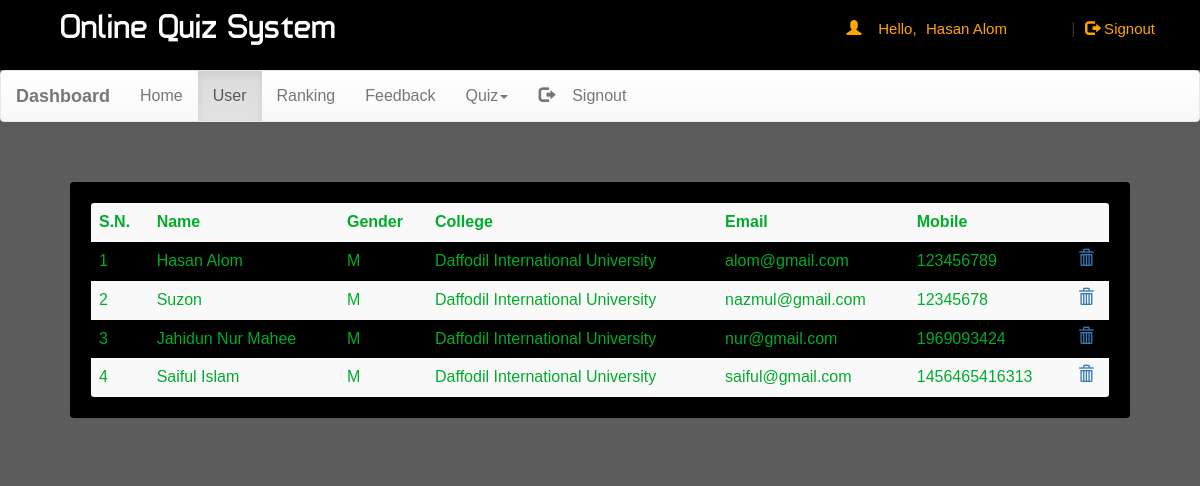
The app's page /dash.php?q=1 (signed in) with its own data.
### tables this page shows
CREATE TABLE `user` (
  `name` varchar(50) NOT NULL,
  `gender` varchar(5) NOT NULL,
  `college` varchar(100) NOT NULL,
  `email` varchar(50) NOT NULL,
  `mob` bigint(20) NOT NULL,
  `password` varchar(50) NOT NULL
);

### dash.php (the view, shortened to what this page needs)
<!DOCTYPE html PUBLIC "-//W3C//DTD XHTML 1.0 Transitional//EN" "http://www.w3.org/TR/xhtml1/DTD/xhtml1-transitional.dtd">
<html xmlns="http://www.w3.org/1999/xhtml">
<head>
<link  rel="stylesheet" href="css/bootstrap.min.css"/>
 <link  rel="stylesheet" href="css/bootstrap-theme.min.css"/>
 <link rel="stylesheet" href="css/main.css">
 <link  rel="stylesheet" href="css/font.css">
</head>
<body  style="background:#5d5d5d;">
<div class="header">
<div class="row">
<div class="col-lg-6">
<span class="logo">Online Quiz System</span></div>
<?php
 include_once 'dbConnection.php';
  if(!(isset($_SESSION['email']))){
header("location:index.php");
}
else
{
$name = $_SESSION['name'];;
echo '<span class="pull-right top title1" ><span class="log1"><span class="glyphicon glyphicon-user" aria-hidden="true"></span>&nbsp;&nbsp;&nbsp;&nbsp;Hello,</span> <a href="account.php" class="log log1">'.$name.'</a>&nbsp;|&nbsp;<a href="logout.php?q=account.php" class="log"><span class="glyphicon glyphicon-log-out" aria-hidden="true"></span>&nbsp;Signout</button></a></span>';
}?>
</div></div>
<nav class="navbar navbar-default title1">
  <div class="container-fluid">
    <div class="navbar-header">
      <a class="navbar-brand" href="dash.php?q=0"><b>Dashboard</b></a>
    </div>
    <div class="collapse navbar-collapse" id="bs-example-navbar-collapse-1">
      <ul class="nav navbar-nav">
        <li <?php if(@$_GET['q']==0) echo'class="active"'; ?>><a href="dash.php?q=0">Home<span class="sr-only">(current)</span></a></li>
        <li <?php if(@$_GET['q']==1) echo'class="active"'; ?>><a href="dash.php?q=1">User</a></li>
		<li <?php if(@$_GET['q']==2) echo'class="active"'; ?>><a href="dash.php?q=2">Ranking</a></li>
		<li <?php if(@$_GET['q']==3) echo'class="active"'; ?>><a href="dash.php?q=3">Feedback</a></li>
        <li class="dropdown <?php if(@$_GET['q']==4 || @$_GET['q']==5) echo'active"'; ?>">
          <a href="#" class="dropdown-toggle" data-toggle="dropdown" role="button" aria-haspopup="true" aria-expanded="false">Quiz<span class="caret"></span></a>
        </li><li class="pull-right"> <a href="logout.php?q=account.php"><span class="glyphicon glyphicon-log-out" aria-hidden="true"></span>&nbsp;&nbsp;&nbsp;&nbsp;Signout</a></li>
      </ul>
          </div>
  </div>
</nav>
<div class="container">
<div class="row">
<div class="col-md-12">
<?php if(@$_GET['q']==1) {
$result = mysqli_query($con,"SELECT * FROM user") or die('Error');
echo  '<div class="panel"><div class="table-responsive"><table class="table table-striped title1">
<tr><td><b>S.N.</b></td><td><b>Name</b></td><td><b>Gender</b></td><td><b>College</b></td><td><b>Email</b></td><td><b>Mobile</b></td><td></td></tr>';
$c=1;
while($row = mysqli_fetch_array($result)) {
	$name = $row['name'];
	$mob = $row['mob'];
	$gender = $row['gender'];
    $email = $row['email'];
	$college = $row['college'];
	echo '<tr><td>'.$c++.'</td><td>'.$name.'</td><td>'.$gender.'</td><td>'.$college.'</td><td>'.$email.'</td><td>'.$mob.'</td>
	<td><a title="Delete User" href="update.php?demail='.$email.'"><b><span class="glyphicon glyphicon-trash" aria-hidden="true"></span></b></a></td></tr>';
}
echo '</table></div></div>';
}?>
</div>
</div></div>
</body>
</html>

### css/main.css (style rules this page uses)
body { overflow-x: hidden; width: 100%; font: 15px "Century Gothic", "Times Roman", sans-serif; background: rgb(85, 85, 85); min-height: 550px; background-attachment: fixed; box-sizing: border-box; }
.panel { border-color: rgba(0, 0, 0, 0.63); margin: 40px; padding: 20px; font: 15px "Century Gothic", "Times Roman", sans-serif; background-color: rgb(0, 0, 0); color: white; }
.header { background: #000000; height: 70px; }
.logo { font-family: 'typo'; font-size: 35px; color: #ffffff; margin-left: 60px; }
.title1 { font: 16px "Century Gothic", "Times Roman", sans-serif; }
.top { margin-top: 20px; }
.log1 { font: 15px 'Ubuntu', sans-serif; color: orange; margin-left: 10px; }
.log { margin: 10px; margin-right: 60px; margin-left: 5px; color: orange; text-decoration: none; font-size: 20px; font-size: 15px; }

### records on screen
user: name "Hasan Alom", gender "M", college "Daffodil International University", email "alom@gmail.com", mob "123456789"
user: name "Suzon", gender "M", college "Daffodil International University", email "nazmul@gmail.com", mob "12345678"
user: name "Jahidun Nur Mahee", gender "M", college "Daffodil International University", email "nur@gmail.com", mob "1969093424"
user: name "Saiful Islam", gender "M", college "Daffodil International University", email "saiful@gmail.com", mob "1456465416313"

### other values on screen
$name "Hasan Alom"
